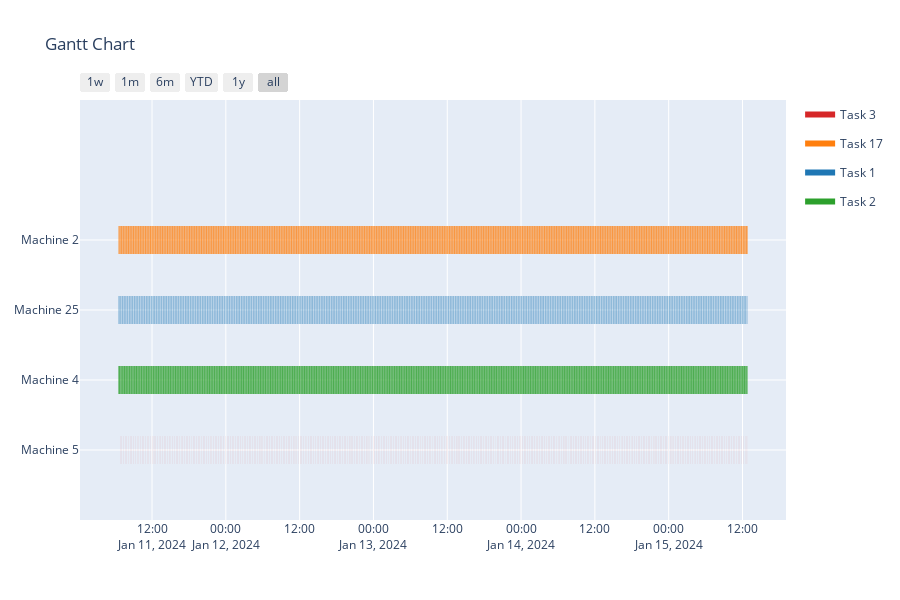
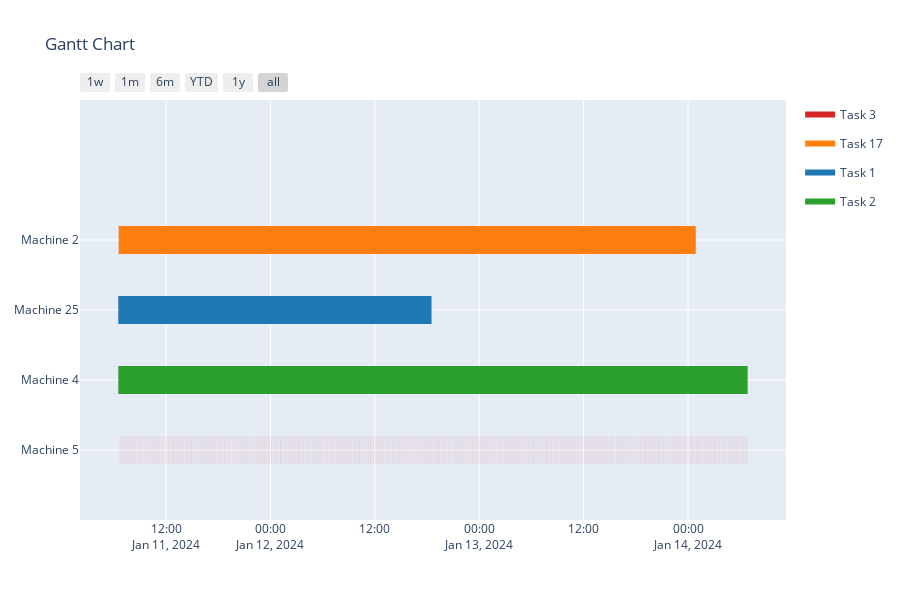

The cell these charts' notebook holds for them, in order:
### Markdown cell above
### 1. Chạy cell bên dưới để chọn số lượng công việc cần lập lịch, sau đó với mỗi công việc, nhập mã tác vụ cần thực hiện và thứ giữa các tác vụ đó. Ví dụ:
 - Số lượng công việc cần lập lịch: 2
    - Công việc 1: 
        - Các tác vụ: 1, 2, 3 (nhập ID tác vụ cách nhau bởi dấu phẩy)
        - Thứ tự thực hiện: (1,2), (2,3) (nhập thứ tự thực hiện cách nhau bởi dấu phẩy, mỗi cặp tác vụ cách nhau bởi dấu phẩy và được bao bởi dấu ngoặc đơn)
        - Số lần lặp: 1 (mặc định là 1, có thể thay đổi)
    - Công việc 2:
        - Các tác vụ: 4, 5, 6
        - Thứ tự thực hiện: (4,5)
        - Số lần lặp: 2

### 2. Chọn mô hình:
- MIP : mô hình tối ưu nguyên, mặc định. Các tham số có thể được điều chỉnh trong hàm `solve`
    - `display` : hiển thị Gannt chart, mặc định là `True`
    - `time_limit` : thời gian giới hạn lập lịch, mặc định là 10 giây.
- Greedy : mô hình tham lam, lựa chọn các máy có chi phí thực hiện thấp nhất để thực hiện tác vụ
    - display : hiển thị Gannt chart, mặc định là `True`

### 3. Nhấn nút **Solve** để lập lịch và hiển thị kết quả

### 4. Trong quá trình lập lịch, có thể thay đổi các thông số và nhấn nút **Solve** để lập lịch lại, tuy nhiên nên chạy lại cell để output được hiển thị đầy đủ, không bị đè lên output của lần lập lịch trước đó
---
**_Chú ý:_**  
- **_Các thông số về tác vụ không được để trống_**
- **_Không nhập các tác vụ không tồn tại trong file dữ liệu_**
- **_Không nhập các thứ tự thực hiện không chứa trong các tác vụ đã nhập_**
- **_Không nhập các thứ tự thực hiện không hợp lệ (ví dụ: (1,2) và (2,1) cùng tồn tại)_**
---
**_Nếu nhập sai, chương trình sẽ báo lỗi, khi đó chạy lại cell để nhập lại_**

### Code cell
import ipywidgets as widgets
from ipywidgets import Layout, Button, VBox, HBox, Label, Text

# Step 2
num_jobs = widgets.IntText(
    value=1,
    min=1,
    max=200,
    description= "Chọn số lượng công việc:",
    style={"description_width": "initial", "handle_color": "lightblue"},
    layout=Layout(width="25%"),
)
num_jobs.add_class("mytext")
output = widgets.Output()
tasks_input = []
orders_input = []
times = []  # number of times each job repeats


# Step 5
def on_button_click(b):
    output.clear_output()
    assert 51 > num_jobs.value > 0, "Số lượng công việc phải lớn hơn 0 và nhỏ hơn 50"
    global tasks_input, orders_input, times
    tasks_input = [
        Text(
            value="",
            description="Các tác vụ:",
            placeholder="e.g. 1, 17, 2, 3",
            style={"description_width": "initial", "font_size": "20px"},
            layout=Layout(width="45%"),
        )
        for _ in range(num_jobs.value)
    ]
    orders_input = [
        Text(
            value="",
            description="Thứ tự thực hiện:",
            placeholder="e.g. (1, 17), (17, 2), (2, 3)",
            style={"description_width": "initial", "font_size": "20px"},
            layout=Layout(width="45%"),
        )
        for _ in range(num_jobs.value)
    ]
    times = [
        widgets.IntText(min=1, max=1000, value=1, description="Số lần: ")
        for _ in range(num_jobs.value)
    ]
    # Step 6
    num = num_jobs.value
    for i, (task, order, time) in enumerate(zip(tasks_input, orders_input, times)):
        task.add_class("mytext")
        order.add_class("mytext")
        time.add_class("mytext")
        tasks_orders = VBox(
            [
                Label(
                    "Công việc %d:" % (i + 1),
                    style={"font_size": "20px", "text_color": "#0fa312"},
                ),
                HBox(
                    [task, order, time],
                    layout=widgets.Layout(
                        display="flex",
                        justify_content="space-around",
                    ),
                ),
            ]
        )
        # Step 9
        with output:
            display(tasks_orders)


# Step 8
button = widgets.Button(
    description="Nhấn để nhập thông tin về các công việc",
    style={"font_weight": "bold", "font_size": "15px", "button_color": "pink"},
    layout=widgets.Layout(width="25%", height="50px"),
)
button.add_class("mytext")
button.on_click(on_button_click)
solve_button = Button(
    description="Solve",
    button_style="success",
    tooltip="Click me",
    icon="check",
    style={"font_weight": "bold", "font_size": "15px"},
)
model_selector = widgets.RadioButtons(
    options=["MIP", "Greedy"],
    value="MIP",
    layout={"width": "max-content", "font_size": "20px"},
    description="Chọn mô hình:",
    disabled=False,
)
display(num_jobs, button, output, model_selector, solve_button)

tasks = []
orders = []
model = None


def bind_solve_button(b):
    # clear all errors output
    global tasks, orders, tasks_input, orders_input, times
    tasks = []
    orders = []
    for task in tasks_input:
        if task.value == "":
            raise ValueError("Các tác vụ không được để trống")
        t = eval(task.value)
        if type(t) is int:
            tasks.append([t])
        else:
            tasks.append(t)
    for order in orders_input:
        if order.value == "":
            orders.append([])
            continue
        l = eval(order.value)
        if type(l[0]) is int:
            orders.append([l])
        else:
            orders.append(l)
    assert all(
        [not checkCycle(order) for order in orders]
    ), "Tồn tại chu trình trong các thứ tự thực hiện"
    df = pd.read_excel("../datasets/Data.xlsx", sheet_name="Tasks")
    all_tasks = set(df["Task ID"])
    for task in tasks:
        assert all(
            [t in all_tasks for t in task]
        ), "Có tác vụ không tồn tại trong bảng Tasks"
    for i, order in enumerate(orders):
        tasks_in_job = set().union(*[set(i) for i in order])
        assert all(
            [t in tasks[i] for t in tasks_in_job]
        ), "Có tác vụ không tồn tại trong danh sách tác vụ của công việc"
    repeats = [i.value for i in times]
    assert all(i > 0 for i in repeats), "Số lần thực hiện phải lớn hơn 0"
    global model, model_selector
    if model_selector.value == "MIP":
        model = LPJS(tasks, orders, capacities, repeats)
    else:
        model = GreedyJS(tasks, orders, capacities, repeats)
    model.solve()


solve_button.on_click(bind_solve_button)

### Figure 1 — Plotly figure (JSON) as saved in the notebook; plotly's stock layout.template omitted (floating-point values rounded to 4 significant figures; data arrays with more than 128 entries replaced by an {"elided": "..."} marker saying what was removed)
{"data": [{"fill": "toself", "fillcolor": "rgb(214, 39, 40)", "hoverinfo": "name", "legendgroup": "rgb(214, 39, 40)", "mode": "none", "name": "Task 3", "showlegend": true, "type": "scatter", "x": {"elided": "4999 str values"}, "y": {"elided": "4999 float values"}}, {"fill": "toself", "fillcolor": "rgb(255, 127, 14)", "hoverinfo": "name", "legendgroup": "rgb(255, 127, 14)", "mode": "none", "name": "Task 17", "showlegend": true, "type": "scatter", "x": {"elided": "4999 str values"}, "y": {"elided": "4999 float values"}}, {"fill": "toself", "fillcolor": "rgb(31, 119, 180)", "hoverinfo": "name", "legendgroup": "rgb(31, 119, 180)", "mode": "none", "name": "Task 1", "showlegend": true, "type": "scatter", "x": {"elided": "4999 str values"}, "y": {"elided": "4999 float values"}}, {"fill": "toself", "fillcolor": "rgb(44, 160, 44)", "hoverinfo": "name", "legendgroup": "rgb(44, 160, 44)", "mode": "none", "name": "Task 2", "showlegend": true, "type": "scatter", "x": {"elided": "4999 str values"}, "y": {"elided": "4999 float values"}}, {"legendgroup": "rgb(214, 39, 40)", "marker": {"color": "rgb(214, 39, 40)", "opacity": 0, "size": 1}, "mode": "markers", "name": "", "showlegend": false, "text": {"elided": "2000 null values"}, "type": "scatter", "x": {"elided": "2000 str values"}, "y": {"elided": "2000 int values"}}, {"legendgroup": "rgb(255, 127, 14)", "marker": {"color": "rgb(255, 127, 14)", "opacity": 0, "size": 1}, "mode": "markers", "name": "", "showlegend": false, "text": {"elided": "2000 null values"}, "type": "scatter", "x": {"elided": "2000 str values"}, "y": {"elided": "2000 int values"}}, {"legendgroup": "rgb(31, 119, 180)", "marker": {"color": "rgb(31, 119, 180)", "opacity": 0, "size": 1}, "mode": "markers", "name": "", "showlegend": false, "text": {"elided": "2000 null values"}, "type": "scatter", "x": {"elided": "2000 str values"}, "y": {"elided": "2000 int values"}}, {"legendgroup": "rgb(44, 160, 44)", "marker": {"color": "rgb(44, 160, 44)", "opacity": 0, "size": 1}, "mode": "markers", "name": "", "showlegend": false, "text": {"elided": "2000 null values"}, "type": "scatter", "x": {"elided": "2000 str values"}, "y": {"elided": "2000 int values"}}], "layout": {"height": 600, "hovermode": "closest", "showlegend": true, "title": {"text": " Gantt Chart"}, "xaxis": {"rangeselector": {"buttons": [{"count": 7, "label": "1w", "step": "day", "stepmode": "backward"}, {"count": 1, "label": "1m", "step": "month", "stepmode": "backward"}, {"count": 6, "label": "6m", "step": "month", "stepmode": "backward"}, {"count": 1, "label": "YTD", "step": "year", "stepmode": "todate"}, {"count": 1, "label": "1y", "step": "year", "stepmode": "backward"}, {"step": "all"}]}, "showgrid": true, "type": "date", "zeroline": false}, "yaxis": {"autorange": false, "range": [-1, 5], "showgrid": true, "ticktext": ["Machine 5", "Machine 4", "Machine 25", "Machine 2"], "tickvals": [0, 1, 2, 3], "zeroline": false}}}

### Figure 2 — Plotly figure (JSON) as saved in the notebook; plotly's stock layout.template omitted (floating-point values rounded to 4 significant figures; data arrays with more than 128 entries replaced by an {"elided": "..."} marker saying what was removed)
{"data": [{"fill": "toself", "fillcolor": "rgb(214, 39, 40)", "hoverinfo": "name", "legendgroup": "rgb(214, 39, 40)", "mode": "none", "name": "Task 3", "showlegend": true, "type": "scatter", "x": {"elided": "4999 str values"}, "y": {"elided": "4999 float values"}}, {"fill": "toself", "fillcolor": "rgb(255, 127, 14)", "hoverinfo": "name", "legendgroup": "rgb(255, 127, 14)", "mode": "none", "name": "Task 17", "showlegend": true, "type": "scatter", "x": {"elided": "4999 str values"}, "y": {"elided": "4999 float values"}}, {"fill": "toself", "fillcolor": "rgb(31, 119, 180)", "hoverinfo": "name", "legendgroup": "rgb(31, 119, 180)", "mode": "none", "name": "Task 1", "showlegend": true, "type": "scatter", "x": {"elided": "4999 str values"}, "y": {"elided": "4999 float values"}}, {"fill": "toself", "fillcolor": "rgb(44, 160, 44)", "hoverinfo": "name", "legendgroup": "rgb(44, 160, 44)", "mode": "none", "name": "Task 2", "showlegend": true, "type": "scatter", "x": {"elided": "4999 str values"}, "y": {"elided": "4999 float values"}}, {"legendgroup": "rgb(214, 39, 40)", "marker": {"color": "rgb(214, 39, 40)", "opacity": 0, "size": 1}, "mode": "markers", "name": "", "showlegend": false, "text": {"elided": "2000 null values"}, "type": "scatter", "x": {"elided": "2000 str values"}, "y": {"elided": "2000 int values"}}, {"legendgroup": "rgb(255, 127, 14)", "marker": {"color": "rgb(255, 127, 14)", "opacity": 0, "size": 1}, "mode": "markers", "name": "", "showlegend": false, "text": {"elided": "2000 null values"}, "type": "scatter", "x": {"elided": "2000 str values"}, "y": {"elided": "2000 int values"}}, {"legendgroup": "rgb(31, 119, 180)", "marker": {"color": "rgb(31, 119, 180)", "opacity": 0, "size": 1}, "mode": "markers", "name": "", "showlegend": false, "text": {"elided": "2000 null values"}, "type": "scatter", "x": {"elided": "2000 str values"}, "y": {"elided": "2000 int values"}}, {"legendgroup": "rgb(44, 160, 44)", "marker": {"color": "rgb(44, 160, 44)", "opacity": 0, "size": 1}, "mode": "markers", "name": "", "showlegend": false, "text": {"elided": "2000 null values"}, "type": "scatter", "x": {"elided": "2000 str values"}, "y": {"elided": "2000 int values"}}], "layout": {"height": 600, "hovermode": "closest", "showlegend": true, "title": {"text": " Gantt Chart"}, "xaxis": {"rangeselector": {"buttons": [{"count": 7, "label": "1w", "step": "day", "stepmode": "backward"}, {"count": 1, "label": "1m", "step": "month", "stepmode": "backward"}, {"count": 6, "label": "6m", "step": "month", "stepmode": "backward"}, {"count": 1, "label": "YTD", "step": "year", "stepmode": "todate"}, {"count": 1, "label": "1y", "step": "year", "stepmode": "backward"}, {"step": "all"}]}, "showgrid": true, "type": "date", "zeroline": false}, "yaxis": {"autorange": false, "range": [-1, 5], "showgrid": true, "ticktext": ["Machine 5", "Machine 4", "Machine 25", "Machine 2"], "tickvals": [0, 1, 2, 3], "zeroline": false}}}
